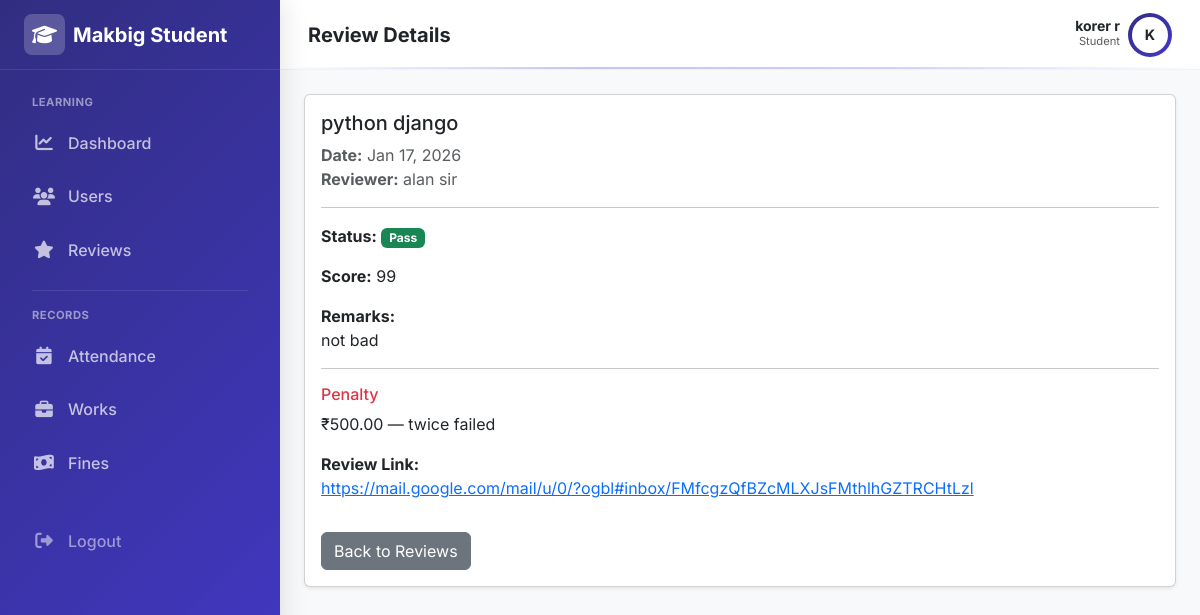
/student/reviews/3/ (signed in), run on the app's committed database.
### adminpanel/models.py (models this page shows, shortened)
class User(AbstractUser):
    email=models.EmailField(unique=True,db_index=True)
    mobile_number = models.CharField(max_length=15, blank=True, null=True)
    is_student=models.BooleanField(default=False)

### reviews/models.py (models this page shows, shortened)
class ReviewAttendance(models.Model):
    STATUS_CHOICES=(
        ('eligible','Eligible'),
        ('not_eligible', 'Not Eligible'),
        ('pass','Pass'),
        ('fail','Fail'),
    )
    student=models.ForeignKey(StudentProfile,on_delete=models.CASCADE,related_name='reviews')
    remarks=models.CharField(max_length=3550,null=True,blank=True)
    score=models.IntegerField(null=True,blank=True)
    session=models.ForeignKey(ReviewSession,on_delete=models.CASCADE,related_name='student_reviews')
    status=models.CharField(max_length=50, choices=STATUS_CHOICES,default='eligible')
    created_at = models.DateTimeField(auto_now_add=True)
    class Meta:
        constraints = [
            models.UniqueConstraint(
                fields=['student'],
                condition=Q(status__in=['eligible', 'not_eligible']),
                name='one_active_upcoming_review_per_student'
            )
        ]

class ReviewSession(models.Model):
    course=models.ForeignKey(Course,on_delete=models.CASCADE,related_name='review_sessions')
    created_at=models.DateTimeField(auto_now_add=True)
    scheduled_date=models.DateField()
    review_link=models.CharField(max_length=2550,blank=True,null=True)
    reviewer_name=models.CharField(max_length=250,blank=True,null=True)
    review_name=models.CharField(max_length=100)
    is_paid = models.BooleanField(default=False,blank=True,null=True)

### penalties/models.py (models this page shows, shortened)
class Penalty(models.Model):
    PENALTY_TYPE_CHOICES = [
        ('late', 'Late Submission'),
        ('absence', 'Absence'),
        ('misconduct', 'Misconduct'),
        ('review', 'Review Related'),
        ('other', 'Other'),
    ]
    student = models.ForeignKey(StudentProfile,on_delete=models.CASCADE,related_name='penalties')
    penalty_type = models.CharField(max_length=20,choices=PENALTY_TYPE_CHOICES)
    amount = models.DecimalField(max_digits=8,decimal_places=2)
    reason = models.TextField(blank=True)
    review_attendance = models.ForeignKey('reviews.ReviewAttendance',on_delete=models.SET_NULL,null=True,blank=True)
    attendance_record = models.ForeignKey(AttendanceRecord,on_delete=models.SET_NULL,null=True,blank=True,related_name='penalties')
    created_by = models.ForeignKey(settings.AUTH_USER_MODEL,on_delete=models.SET_NULL,null=True)
    created_at = models.DateTimeField(auto_now_add=True)
    is_paid = models.BooleanField(default=False)
    amount = models.DecimalField(
        max_digits=8,
        decimal_places=2,
        validators=[
            MinValueValidator(Decimal("0.00")),
            MaxValueValidator(Decimal("10000.00"))  # ₹10,000 HARD LIMIT
        ]
    )

### reviews/views.py (the view)
# urls.py: path('student/reviews/<int:attendance_id>/', views.student_review_detail, name='student_review_detail'),
def student_review_detail(request,attendance_id):
    if not request.user.is_student:
        messages.error(request,"Access denied")
        return redirect('home')
    review=get_object_or_404(ReviewAttendance,id=attendance_id,student__user=request.user)
    return render(request,'reviews/student_review_detail.html',{'review':review})

### reviewtickets/context_processors.py (called while the page is built)
def ticket_notifications(request):
    if request.user.is_authenticated and request.user.is_staff:
        count = ReviewTicket.objects.filter(
            status='pending',
            is_seen=False
        ).count()
        return {'ticket_notification_count': count}
    return {}

### templates/reviews/student_review_detail.html (shortened to what this page needs)
{% extends "layouts/student_layout.html" %}
{% block page_title %}Review Details{% endblock %}
{% block content %}
<div class="card shadow-sm">
    <div class="card-body">
        <h5 class="mb-2">
            {{ review.session.review_name }}
        </h5>
        <p class="text-muted mb-3">
            <strong>Date:</strong>
            {{ review.session.scheduled_date|date:"M d, Y" }}<br>
            <strong>Reviewer:</strong>
            {{ review.session.reviewer_name }}
        </p>
        <hr>
        <p>
            <strong>Status:</strong>
            <span class="badge
                {% if review.status == 'pass' %}bg-success
                {% elif review.status == 'fail' %}bg-danger
                {% else %}bg-secondary{% endif %}">
                {{ review.get_status_display }}
            </span>
        </p>
        {% if review.score %}
        <p>
            <strong>Score:</strong>
            {{ review.score }}
        </p>
        {% endif %}
        {% if review.remarks %}
        <p>
            <strong>Remarks:</strong><br>
            {{ review.remarks }}
        </p>
        {% endif %}
        {% if review.penalty_set.exists %}
<hr>
<h6 class="text-danger">Penalty</h6>
{% for penalty in review.penalty_set.all %}
    <p>
        ₹{{ penalty.amount }} — {{ penalty.reason }}
    </p>
{% endfor %}
{% endif %}
        {% if review.session.review_link %}
        <p>
            <strong>Review Link:</strong><br>
            <a href="{{ review.session.review_link }}" target="_blank">
                {{ review.session.review_link }}
            </a>
        </p>
        {% endif %}
        <a href="{% url 'student_review' %}" class="btn btn-secondary mt-3">
            Back to Reviews
        </a>
    </div>
</div>
{% endblock %}

### templates/layouts/student_layout.html (shortened to what this page needs)
{% load static %}
<!DOCTYPE html>
<html lang="en">
<head>
    <link href="https://cdn.jsdelivr.net/npm/bootstrap@5.3.0/dist/css/bootstrap.min.css" rel="stylesheet">
    <link rel="stylesheet" href="https://cdnjs.cloudflare.com/ajax/libs/font-awesome/6.4.0/css/all.min.css">
</head>
<body>
    <aside class="sidebar" id="sidebar">
        <div class="sidebar-brand">
            <a href="#" class="text-decoration-none d-flex align-items-center gap-2 text-white fs-5 fw-bold">
                <div class="sidebar-brand-icon">
                    <i class="fa-solid fa-graduation-cap"></i>
                </div>
                <span>Makbig Student</span>
            </a>
        </div>
        <nav class="sidebar-nav">
            <div class="small fw-bold text-uppercase mb-2 px-3"
                style="font-size: 0.7rem; letter-spacing: 0.5px; color: rgba(255,255,255,0.5);">Learning</div>
            <a href="{% url 'student_dashboard' %}"
                class="nav-link {% if request.resolver_match.url_name == 'student_dashboard' %}active{% endif %}">
                <i class="fa-solid fa-chart-line"></i> Dashboard
            </a>
            <a href="{% url "student_profile" %}" class="nav-link">
                <i class="fa-solid fa-users"></i> Users
            </a>
            <a href="{% url 'student_review' %}"
                class="nav-link {% if request.resolver_match.url_name == 'student_review' %}active{% endif %}">
                <i class="fa-solid fa-star"></i> Reviews
            </a>
            <div class="my-3 border-top mx-3" style="border-color: rgba(255,255,255,0.1) !important;"></div>
            <div class="small fw-bold text-uppercase mb-2 px-3"
                style="font-size: 0.7rem; letter-spacing: 0.5px; color: rgba(255,255,255,0.5);">Records</div>
            <a href="{% url "student_attendance" %}" class="nav-link">
                <i class="fa-solid fa-calendar-check"></i> Attendance
            </a>
            <a href="{% url "student_works" %}" class="nav-link">
                <i class="fa-solid fa-briefcase"></i> Works
            </a>
            <a href="#" class="nav-link">
                <i class="fa-solid fa-money-bill-wave"></i> Fines
            </a>
            <div class="mt-auto pt-4">
                <form method="POST" action="{% url 'student_logout' %}">
                    <button type="submit" class="nav-link w-100 border-0 bg-transparent text-white-50">
                        <i class="fa-solid fa-right-from-bracket"></i> Logout
                    </button>
                </form>
            </div>
        </nav>
    </aside>
    <div class="main-wrapper">
        <header class="topbar">
            <div class="d-flex align-items-center gap-3">
                <h5 class="mb-0 fw-bold text-dark">{% block page_title %}Dashboard{% endblock %}</h5>
            </div>
            <div class="d-flex align-items-center gap-3">
                <div class="d-flex align-items-center gap-2">
                    <div class="text-end d-none d-sm-block">
                        <div class="fw-bold small text-dark lh-1">{{ request.user.first_name }} {{request.user.last_name }}</div>
                        <div class="text-muted" style="font-size: 0.7rem;">Student</div>
                    </div>
                    <div class="rounded-circle p-1" style="background: var(--gradient-student);">
                        <div class="rounded-circle bg-white text-dark d-flex align-items-center justify-content-center fw-bold"
                            style="width:36px;height:36px; font-size: 0.9rem;">
                            {{ request.user.first_name|slice:":1"|upper }}
                        </div>
                    </div>
                </div>
            </div>
        </header>
        <div class="p-4">
            {% block content %}
            {% endblock %}
        </div>
    </div>
</body>
</html>

### templates/layouts/student_layout.html (style rules this page uses)
:root { --sidebar-width: 280px; --topbar-height: 70px; --gradient-student: linear-gradient(135deg, #312e81 0%, #4338ca 100%); --sidebar-text: #ffffff; --sidebar-text-muted: rgba(255, 255, 255, 0.7); --sidebar-hover: rgba(255, 255, 255, 0.12); --sidebar-active: rgba(255, 255, 255, 0.25); --bg-body: #f8f9fa; }
body { font-family: 'Inter', sans-serif; background-color: var(--bg-body); color: #334155; }
.sidebar { width: var(--sidebar-width); background: var(--gradient-student); display: flex; flex-direction: column; position: fixed; top: 0; bottom: 0; left: 0; z-index: 1045; transition: transform 0.3s cubic-bezier(0.4, 0, 0.2, 1); box-shadow: 4px 0 24px rgba(0, 0, 0, 0.1); color: #fff; }
.sidebar-brand { height: var(--topbar-height); display: flex; align-items: center; padding: 0 1.5rem; border-bottom: 1px solid rgba(255, 255, 255, 0.1); }
.sidebar-brand-icon { background: rgba(255, 255, 255, 0.2); color: #fff; border-radius: 8px; padding: 0.35rem 0.5rem; }
.sidebar-nav { padding: 1.5rem 1rem; flex-grow: 1; overflow-y: auto; }
.nav-link { display: flex; align-items: center; padding: 0.75rem 1rem; color: var(--sidebar-text-muted); font-weight: 500; border-radius: 0.75rem; margin-bottom: 0.35rem; transition: all 0.2s ease; }
.nav-link i { width: 24px; text-align: center; margin-right: 0.75rem; font-size: 1.1rem; }
.main-wrapper { margin-left: var(--sidebar-width); min-height: 100vh; display: flex; flex-direction: column; transition: margin-left 0.3s cubic-bezier(0.4, 0, 0.2, 1); }
.topbar { height: var(--topbar-height); background: rgba(255, 255, 255, 0.9); backdrop-filter: blur(10px); border-bottom: 1px solid rgba(0, 0, 0, 0.05); padding: 0 1.75rem; display: flex; align-items: center; justify-content: space-between; position: sticky; top: 0; z-index: 1020; }
.topbar::after { content: ''; position: absolute; bottom: 0; left: 0; width: 100%; height: 2px; background: linear-gradient(90deg, transparent, #4338ca, #6366f1, transparent); opacity: 0.3; }

### data on the page
User: user.first_name "korer", user.last_name "r", user.first_name "K"
ReviewAttendance: session.review_name "python django", session.scheduled_date "Jan 17, 2026", session.reviewer_name "alan sir", status "Pass", score "99", remarks "not bad", session.review_link "https://mail.google.com/mail/u/0/?ogbl#inbox/FMfcgzQfBZcMLXJsFMthlhGZTRCHtLzl"
Penalty: amount "500.00", reason "twice failed"
